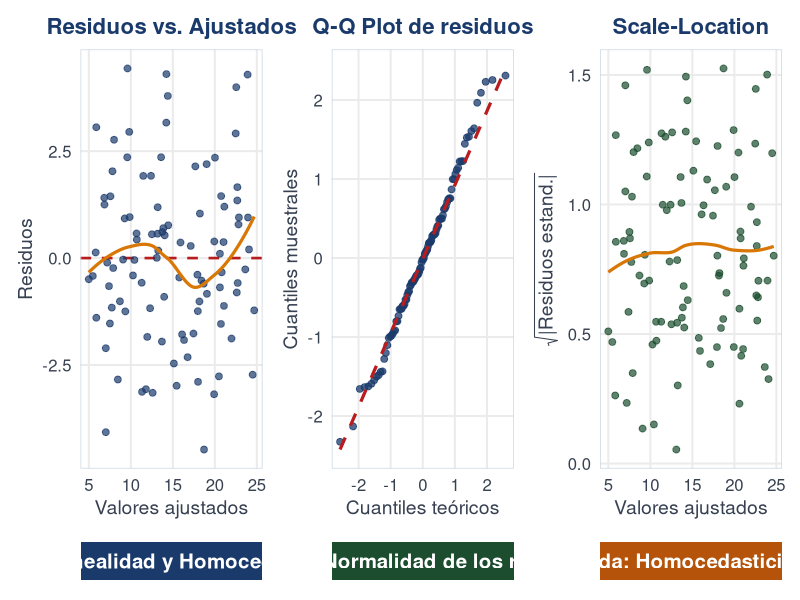

Write the R code that produced this figure.
## ---- chunk 1
#| echo: false
#| warning: false
#| message: false
#| fig-width: 16
#| fig-height: 4.5
#| fig-align: center
#| out-width: "100%"

library(ggplot2); library(patchwork)
set.seed(123)
n <- 100
x <- runif(n, 0, 10)
y <- 5 + 2 * x + rnorm(n, mean = 0, sd = 2)
modelo <- lm(y ~ x)

df_diag <- data.frame(
  ajustados  = fitted(modelo),
  residuos   = residuals(modelo),
  std_res    = rstandard(modelo),
  sqrt_std   = sqrt(abs(rstandard(modelo)))
)

tema_diag <- theme_minimal(base_size = 15) +
  theme(
    plot.title    = element_text(face = "bold", hjust = 0.5, size = 16, color = "#1a3a6b"),
    plot.subtitle = element_text(hjust = 0.5, size = 13, face = "bold",
                                 color = "#ffffff",
                                 margin = margin(t = 4, b = 2)),
    plot.caption  = element_text(hjust = 0.5, size = 0),
    axis.title    = element_text(size = 14, color = "#374151"),
    axis.text     = element_text(size = 12, color = "#374151"),
    panel.grid.minor = element_blank(),
    panel.border  = element_rect(color = "#cbd5e1", fill = NA, linewidth = 0.5)
  )

etiqueta <- function(texto, color) {
  ggplot() +
    annotate("label", x = 0.5, y = 0.5, label = texto,
             fill = color, color = "white", size = 5.2,
             fontface = "bold", label.size = 0, label.padding = unit(0.45, "lines")) +
    theme_void() +
    coord_cartesian(xlim = c(0, 1), ylim = c(0, 1))
}

# 1. Residuos vs Ajustados
p1 <- ggplot(df_diag, aes(ajustados, residuos)) +
  geom_hline(yintercept = 0, linetype = "dashed", color = "#b91c1c", linewidth = 0.9) +
  geom_point(color = "#1a3a6b", size = 2, alpha = 0.7) +
  geom_smooth(method = "loess", se = FALSE, color = "#d97706", linewidth = 1.1) +
  labs(title = "Residuos vs. Ajustados",
       x = "Valores ajustados", y = "Residuos") +
  tema_diag

e1 <- etiqueta("Valida: Linealidad y Homocedasticidad", "#1a3a6b")

# 2. Q-Q Plot
p2 <- ggplot(df_diag, aes(sample = std_res)) +
  stat_qq(color = "#1a3a6b", size = 2, alpha = 0.75) +
  stat_qq_line(color = "#b91c1c", linewidth = 1.1, linetype = "dashed") +
  labs(title = "Q-Q Plot de residuos",
       x = "Cuantiles teóricos", y = "Cuantiles muestrales") +
  tema_diag

e2 <- etiqueta("Valida: Normalidad de los residuos", "#1b4d2e")

# 3. Scale-Location
p3 <- ggplot(df_diag, aes(ajustados, sqrt_std)) +
  geom_point(color = "#1b4d2e", size = 2, alpha = 0.7) +
  geom_smooth(method = "loess", se = FALSE, color = "#d97706", linewidth = 1.1) +
  labs(title = "Scale-Location",
       x = "Valores ajustados", y = expression(sqrt("|Residuos estand.|"))) +
  tema_diag

e3 <- etiqueta("Valida: Homocedasticidad", "#b45309")

col1 <- p1 / e1 + plot_layout(heights = c(4, 0.6))
col2 <- p2 / e2 + plot_layout(heights = c(4, 0.6))
col3 <- p3 / e3 + plot_layout(heights = c(4, 0.6))
col1 | col2 | col3
